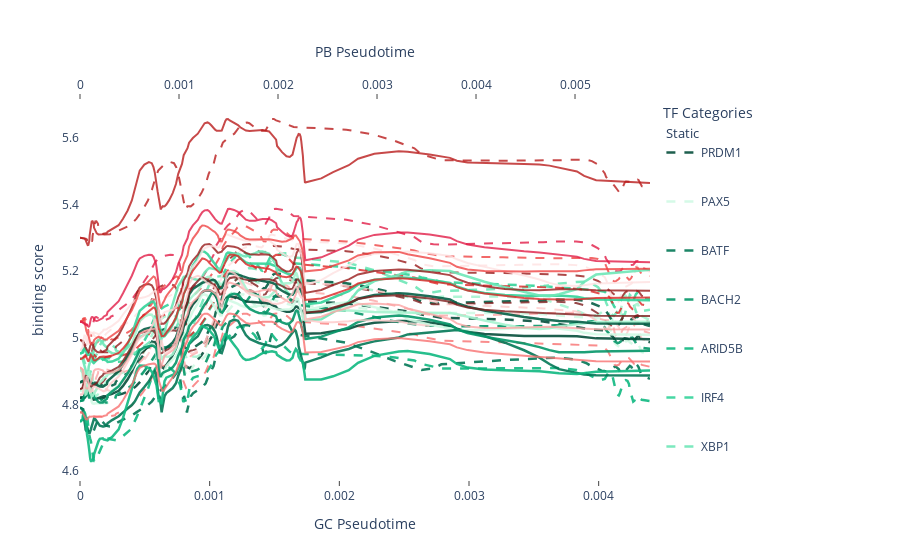

Notebook code for this chart:
### Code cell
# Static TFs: Cool colors (blues, purples, teals)
static_colors = {
    'PRDM1': '#064E3B',    # Dark forest green
    'PAX5': '#D1FAE5',     
    'BATF': '#047857',     # Emerald green
    'BACH2': '#059669',    # Medium emerald
    'ARID5B': '#10B981',   # Bright emerald
    'IRF4': '#34D399',     # Light emerald
    'XBP1': '#6EE7B7',     # Mint green
    'RUNX2': '#A7F3D0',    # Pale mint
    'TCF12': '#065F46'
}

# Episodic TFs: Red spectrum (dark crimson → bright pink)
episodic_colors = {
    'MEF2C': '#7F1D1D',    # Dark crimson
    'MAX': '#991B1B',      # Deep red
    'USF2': '#B91C1C',     # Strong red
    'MEF2A': '#FEE2E2',    # Bright red
    'IRF1': '#EF4444',     # Light red
    'IKZF3': '#F87171',    # Coral red
    'POU2F1': '#FCA5A5',   # Light coral
    'TEAD2': '#FECACA',    # Pale coral
    'IRF7': '#DC2626',     # Very light pink
    'TFEC': '#E11D48',     # Rose red (alternate)
}

# Combine into master dictionary
tf_colors = {**static_colors, **episodic_colors}

# Create the plot with pseudotime x-axis
fig = go.Figure()

# Plot static TFs first, then episodic TFs (for legend grouping)
for category, tf_list in [("Static", static_tfs), ("Episodic", episodic_tfs)]:
    for tf in tf_list:
        tf_color = tf_colors.get(tf, "black")
        tf_category = get_tf_category(tf)
        
        # GC (dashed, default bottom axis)
        y_gc = series_score_gc[tf]
        text_gc = [f"{tf} ({tf_category}) GC<br>pseudotime={pt:.3f}<br>window={w}" 
                   for pt, w in zip(x_gc_pseudotime, GC_fate_window_indices)]
        fig.add_trace(go.Scatter(
            x=x_gc_pseudotime,
            y=y_gc,
            mode='lines',
            name=f"{tf}",
            line=dict(
                dash='dash', 
                color=tf_color,
                width=2.5 if tf_category == "Static" else 2  # Thicker lines for static TFs
            ),
            opacity=0.9 if tf_category == "Static" else 0.8,
            hoverinfo='text',
            text=text_gc,
            legendgroup=tf,
            legendgrouptitle_text=category if tf == tf_list[0] else None,  # Add category header
            showlegend=True
        ))
        
        # PB (solid, top axis)
        y_pb = series_score_pb[tf]
        text_pb = [f"{tf} ({tf_category}) PB<br>pseudotime={pt:.3f}<br>window={w}" 
                   for pt, w in zip(x_pb_pseudotime, PB_fate_window_indices)]
        fig.add_trace(go.Scatter(
            x=x_pb_pseudotime,
            y=y_pb,
            mode='lines',
            name=f"{tf}",
            line=dict(
                dash='solid', 
                color=tf_color,
                width=2.5 if tf_category == "Static" else 2
            ),
            opacity=0.9 if tf_category == "Static" else 0.8,
            hoverinfo='text',
            text=text_pb,
            xaxis='x2',
            legendgroup=tf,
            showlegend=False
        ))

fig.update_layout(
    title=None,
    xaxis=dict(
        title='GC Pseudotime',
        showline=False,
        showgrid=True,
        linecolor='black',
        ticks='outside',
        showticklabels=True
    ),
    xaxis2=dict(
        title='PB Pseudotime',
        anchor='y',
        overlaying='x',
        side='top',
        showline=False,
        showgrid=True,
        linecolor='black',
        ticks='outside',
        showticklabels=True
    ),
    yaxis=dict(title='binding score'),
    legend=dict(
        orientation='v', 
        x=1.02, 
        y=0.5,
        tracegroupgap=30,  # Space between Static and Episodic groups
        title_text="TF Categories"
    ),
    margin=dict(t=100, r=250),  # Increased for category headers
    plot_bgcolor="rgba(0,0,0,0)",
    paper_bgcolor="rgba(0,0,0,0)",
)

fig.show()

# fig.write_html("tf_dynamics_by_category.html")
fig.write_image("/ocean/projects/cis240075p/asachan/datasets/B_Cell/multiome_1st_donor_UPMC_aggr/dictys_outs/actb1_added_v2/output/figures/tf_binding_score_dynamics_by_category.svg", format='svg', width=2000, height=600)

### Figure 1 — Plotly figure (JSON) as saved in the notebook; plotly's stock layout.template omitted (floating-point values rounded to 4 significant figures; data arrays with more than 128 entries replaced by an {"elided": "..."} marker saying what was removed)
{"data": [{"hoverinfo": "text", "legendgroup": "PRDM1", "legendgrouptitle": {"text": "Static"}, "line": {"color": "#064E3B", "dash": "dash", "width": 2.5}, "mode": "lines", "name": "PRDM1", "opacity": 0.9, "showlegend": true, "text": {"elided": "143 str values"}, "type": "scatter", "x": {"elided": "143 float values"}, "y": {"elided": "143 float values"}}, {"hoverinfo": "text", "legendgroup": "PRDM1", "line": {"color": "#064E3B", "dash": "solid", "width": 2.5}, "mode": "lines", "name": "PRDM1", "opacity": 0.9, "showlegend": false, "text": {"elided": "146 str values"}, "type": "scatter", "x": {"elided": "146 float values"}, "xaxis": "x2", "y": {"elided": "146 float values"}}, {"hoverinfo": "text", "legendgroup": "PAX5", "line": {"color": "#D1FAE5", "dash": "dash", "width": 2.5}, "mode": "lines", "name": "PAX5", "opacity": 0.9, "showlegend": true, "text": {"elided": "143 str values"}, "type": "scatter", "x": {"elided": "143 float values"}, "y": {"elided": "143 float values"}}, {"hoverinfo": "text", "legendgroup": "PAX5", "line": {"color": "#D1FAE5", "dash": "solid", "width": 2.5}, "mode": "lines", "name": "PAX5", "opacity": 0.9, "showlegend": false, "text": {"elided": "146 str values"}, "type": "scatter", "x": {"elided": "146 float values"}, "xaxis": "x2", "y": {"elided": "146 float values"}}, {"hoverinfo": "text", "legendgroup": "BATF", "line": {"color": "#047857", "dash": "dash", "width": 2.5}, "mode": "lines", "name": "BATF", "opacity": 0.9, "showlegend": true, "text": {"elided": "143 str values"}, "type": "scatter", "x": {"elided": "143 float values"}, "y": {"elided": "143 float values"}}, {"hoverinfo": "text", "legendgroup": "BATF", "line": {"color": "#047857", "dash": "solid", "width": 2.5}, "mode": "lines", "name": "BATF", "opacity": 0.9, "showlegend": false, "text": {"elided": "146 str values"}, "type": "scatter", "x": {"elided": "146 float values"}, "xaxis": "x2", "y": {"elided": "146 float values"}}, {"hoverinfo": "text", "legendgroup": "BACH2", "line": {"color": "#059669", "dash": "dash", "width": 2.5}, "mode": "lines", "name": "BACH2", "opacity": 0.9, "showlegend": true, "text": {"elided": "143 str values"}, "type": "scatter", "x": {"elided": "143 float values"}, "y": {"elided": "143 float values"}}, {"hoverinfo": "text", "legendgroup": "BACH2", "line": {"color": "#059669", "dash": "solid", "width": 2.5}, "mode": "lines", "name": "BACH2", "opacity": 0.9, "showlegend": false, "text": {"elided": "146 str values"}, "type": "scatter", "x": {"elided": "146 float values"}, "xaxis": "x2", "y": {"elided": "146 float values"}}, {"hoverinfo": "text", "legendgroup": "ARID5B", "line": {"color": "#10B981", "dash": "dash", "width": 2.5}, "mode": "lines", "name": "ARID5B", "opacity": 0.9, "showlegend": true, "text": {"elided": "143 str values"}, "type": "scatter", "x": {"elided": "143 float values"}, "y": {"elided": "143 float values"}}, {"hoverinfo": "text", "legendgroup": "ARID5B", "line": {"color": "#10B981", "dash": "solid", "width": 2.5}, "mode": "lines", "name": "ARID5B", "opacity": 0.9, "showlegend": false, "text": {"elided": "146 str values"}, "type": "scatter", "x": {"elided": "146 float values"}, "xaxis": "x2", "y": {"elided": "146 float values"}}, {"hoverinfo": "text", "legendgroup": "IRF4", "line": {"color": "#34D399", "dash": "dash", "width": 2.5}, "mode": "lines", "name": "IRF4", "opacity": 0.9, "showlegend": true, "text": {"elided": "143 str values"}, "type": "scatter", "x": {"elided": "143 float values"}, "y": {"elided": "143 float values"}}, {"hoverinfo": "text", "legendgroup": "IRF4", "line": {"color": "#34D399", "dash": "solid", "width": 2.5}, "mode": "lines", "name": "IRF4", "opacity": 0.9, "showlegend": false, "text": {"elided": "146 str values"}, "type": "scatter", "x": {"elided": "146 float values"}, "xaxis": "x2", "y": {"elided": "146 float values"}}, {"hoverinfo": "text", "legendgroup": "XBP1", "line": {"color": "#6EE7B7", "dash": "dash", "width": 2.5}, "mode": "lines", "name": "XBP1", "opacity": 0.9, "showlegend": true, "text": {"elided": "143 str values"}, "type": "scatter", "x": {"elided": "143 float values"}, "y": {"elided": "143 float values"}}, {"hoverinfo": "text", "legendgroup": "XBP1", "line": {"color": "#6EE7B7", "dash": "solid", "width": 2.5}, "mode": "lines", "name": "XBP1", "opacity": 0.9, "showlegend": false, "text": {"elided": "146 str values"}, "type": "scatter", "x": {"elided": "146 float values"}, "xaxis": "x2", "y": {"elided": "146 float values"}}, {"hoverinfo": "text", "legendgroup": "RUNX2", "line": {"color": "#A7F3D0", "dash": "dash", "width": 2.5}, "mode": "lines", "name": "RUNX2", "opacity": 0.9, "showlegend": true, "text": {"elided": "143 str values"}, "type": "scatter", "x": {"elided": "143 float values"}, "y": {"elided": "143 float values"}}, {"hoverinfo": "text", "legendgroup": "RUNX2", "line": {"color": "#A7F3D0", "dash": "solid", "width": 2.5}, "mode": "lines", "name": "RUNX2", "opacity": 0.9, "showlegend": false, "text": {"elided": "146 str values"}, "type": "scatter", "x": {"elided": "146 float values"}, "xaxis": "x2", "y": {"elided": "146 float values"}}, {"hoverinfo": "text", "legendgroup": "TCF12", "line": {"color": "#065F46", "dash": "dash", "width": 2.5}, "mode": "lines", "name": "TCF12", "opacity": 0.9, "showlegend": true, "text": {"elided": "143 str values"}, "type": "scatter", "x": {"elided": "143 float values"}, "y": {"elided": "143 float values"}}, {"hoverinfo": "text", "legendgroup": "TCF12", "line": {"color": "#065F46", "dash": "solid", "width": 2.5}, "mode": "lines", "name": "TCF12", "opacity": 0.9, "showlegend": false, "text": {"elided": "146 str values"}, "type": "scatter", "x": {"elided": "146 float values"}, "xaxis": "x2", "y": {"elided": "146 float values"}}, {"hoverinfo": "text", "legendgroup": "MEF2C", "legendgrouptitle": {"text": "Episodic"}, "line": {"color": "#7F1D1D", "dash": "dash", "width": 2}, "mode": "lines", "name": "MEF2C", "opacity": 0.8, "showlegend": true, "text": {"elided": "143 str values"}, "type": "scatter", "x": {"elided": "143 float values"}, "y": {"elided": "143 float values"}}, {"hoverinfo": "text", "legendgroup": "MEF2C", "line": {"color": "#7F1D1D", "dash": "solid", "width": 2}, "mode": "lines", "name": "MEF2C", "opacity": 0.8, "showlegend": false, "text": {"elided": "146 str values"}, "type": "scatter", "x": {"elided": "146 float values"}, "xaxis": "x2", "y": {"elided": "146 float values"}}, {"hoverinfo": "text", "legendgroup": "MAX", "line": {"color": "#991B1B", "dash": "dash", "width": 2}, "mode": "lines", "name": "MAX", "opacity": 0.8, "showlegend": true, "text": {"elided": "143 str values"}, "type": "scatter", "x": {"elided": "143 float values"}, "y": {"elided": "143 float values"}}, {"hoverinfo": "text", "legendgroup": "MAX", "line": {"color": "#991B1B", "dash": "solid", "width": 2}, "mode": "lines", "name": "MAX", "opacity": 0.8, "showlegend": false, "text": {"elided": "146 str values"}, "type": "scatter", "x": {"elided": "146 float values"}, "xaxis": "x2", "y": {"elided": "146 float values"}}, {"hoverinfo": "text", "legendgroup": "USF2", "line": {"color": "#B91C1C", "dash": "dash", "width": 2}, "mode": "lines", "name": "USF2", "opacity": 0.8, "showlegend": true, "text": {"elided": "143 str values"}, "type": "scatter", "x": {"elided": "143 float values"}, "y": {"elided": "143 float values"}}, {"hoverinfo": "text", "legendgroup": "USF2", "line": {"color": "#B91C1C", "dash": "solid", "width": 2}, "mode": "lines", "name": "USF2", "opacity": 0.8, "showlegend": false, "text": {"elided": "146 str values"}, "type": "scatter", "x": {"elided": "146 float values"}, "xaxis": "x2", "y": {"elided": "146 float values"}}, {"hoverinfo": "text", "legendgroup": "MEF2A", "line": {"color": "#FEE2E2", "dash": "dash", "width": 2}, "mode": "lines", "name": "MEF2A", "opacity": 0.8, "showlegend": true, "text": {"elided": "143 str values"}, "type": "scatter", "x": {"elided": "143 float values"}, "y": {"elided": "143 float values"}}, {"hoverinfo": "text", "legendgroup": "MEF2A", "line": {"color": "#FEE2E2", "dash": "solid", "width": 2}, "mode": "lines", "name": "MEF2A", "opacity": 0.8, "showlegend": false, "text": {"elided": "146 str values"}, "type": "scatter", "x": {"elided": "146 float values"}, "xaxis": "x2", "y": {"elided": "146 float values"}}, {"hoverinfo": "text", "legendgroup": "IRF1", "line": {"color": "#EF4444", "dash": "dash", "width": 2}, "mode": "lines", "name": "IRF1", "opacity": 0.8, "showlegend": true, "text": {"elided": "143 str values"}, "type": "scatter", "x": {"elided": "143 float values"}, "y": {"elided": "143 float values"}}, {"hoverinfo": "text", "legendgroup": "IRF1", "line": {"color": "#EF4444", "dash": "solid", "width": 2}, "mode": "lines", "name": "IRF1", "opacity": 0.8, "showlegend": false, "text": {"elided": "146 str values"}, "type": "scatter", "x": {"elided": "146 float values"}, "xaxis": "x2", "y": {"elided": "146 float values"}}, {"hoverinfo": "text", "legendgroup": "IKZF3", "line": {"color": "#F87171", "dash": "dash", "width": 2}, "mode": "lines", "name": "IKZF3", "opacity": 0.8, "showlegend": true, "text": {"elided": "143 str values"}, "type": "scatter", "x": {"elided": "143 float values"}, "y": {"elided": "143 float values"}}, {"hoverinfo": "text", "legendgroup": "IKZF3", "line": {"color": "#F87171", "dash": "solid", "width": 2}, "mode": "lines", "name": "IKZF3", "opacity": 0.8, "showlegend": false, "text": {"elided": "146 str values"}, "type": "scatter", "x": {"elided": "146 float values"}, "xaxis": "x2", "y": {"elided": "146 float values"}}, {"hoverinfo": "text", "legendgroup": "POU2F1", "line": {"color": "#FCA5A5", "dash": "dash", "width": 2}, "mode": "lines", "name": "POU2F1", "opacity": 0.8, "showlegend": true, "text": {"elided": "143 str values"}, "type": "scatter", "x": {"elided": "143 float values"}, "y": {"elided": "143 float values"}}, {"hoverinfo": "text", "legendgroup": "POU2F1", "line": {"color": "#FCA5A5", "dash": "solid", "width": 2}, "mode": "lines", "name": "POU2F1", "opacity": 0.8, "showlegend": false, "text": {"elided": "146 str values"}, "type": "scatter", "x": {"elided": "146 float values"}, "xaxis": "x2", "y": {"elided": "146 float values"}}, {"hoverinfo": "text", "legendgroup": "TEAD2", "line": {"color": "#FECACA", "dash": "dash", "width": 2}, "mode": "lines", "name": "TEAD2", "opacity": 0.8, "showlegend": true, "text": {"elided": "143 str values"}, "type": "scatter", "x": {"elided": "143 float values"}, "y": {"elided": "143 float values"}}, {"hoverinfo": "text", "legendgroup": "TEAD2", "line": {"color": "#FECACA", "dash": "solid", "width": 2}, "mode": "lines", "name": "TEAD2", "opacity": 0.8, "showlegend": false, "text": {"elided": "146 str values"}, "type": "scatter", "x": {"elided": "146 float values"}, "xaxis": "x2", "y": {"elided": "146 float values"}}, {"hoverinfo": "text", "legendgroup": "IRF7", "line": {"color": "#DC2626", "dash": "dash", "width": 2}, "mode": "lines", "name": "IRF7", "opacity": 0.8, "showlegend": true, "text": {"elided": "143 str values"}, "type": "scatter", "x": {"elided": "143 float values"}, "y": {"elided": "143 float values"}}, {"hoverinfo": "text", "legendgroup": "IRF7", "line": {"color": "#DC2626", "dash": "solid", "width": 2}, "mode": "lines", "name": "IRF7", "opacity": 0.8, "showlegend": false, "text": {"elided": "146 str values"}, "type": "scatter", "x": {"elided": "146 float values"}, "xaxis": "x2", "y": {"elided": "146 float values"}}, {"hoverinfo": "text", "legendgroup": "TFEC", "line": {"color": "#E11D48", "dash": "dash", "width": 2}, "mode": "lines", "name": "TFEC", "opacity": 0.8, "showlegend": true, "text": {"elided": "143 str values"}, "type": "scatter", "x": {"elided": "143 float values"}, "y": {"elided": "143 float values"}}, {"hoverinfo": "text", "legendgroup": "TFEC", "line": {"color": "#E11D48", "dash": "solid", "width": 2}, "mode": "lines", "name": "TFEC", "opacity": 0.8, "showlegend": false, "text": {"elided": "146 str values"}, "type": "scatter", "x": {"elided": "146 float values"}, "xaxis": "x2", "y": {"elided": "146 float values"}}], "layout": {"legend": {"orientation": "v", "title": {"text": "TF Categories"}, "tracegroupgap": 30, "x": 1.02, "y": 0.5}, "margin": {"r": 250, "t": 100}, "paper_bgcolor": "rgba(0,0,0,0)", "plot_bgcolor": "rgba(0,0,0,0)", "title": {}, "xaxis": {"linecolor": "black", "showgrid": true, "showline": false, "showticklabels": true, "ticks": "outside", "title": {"text": "GC Pseudotime"}}, "xaxis2": {"anchor": "y", "linecolor": "black", "overlaying": "x", "showgrid": true, "showline": false, "showticklabels": true, "side": "top", "ticks": "outside", "title": {"text": "PB Pseudotime"}}, "yaxis": {"title": {"text": "binding score"}}}}
